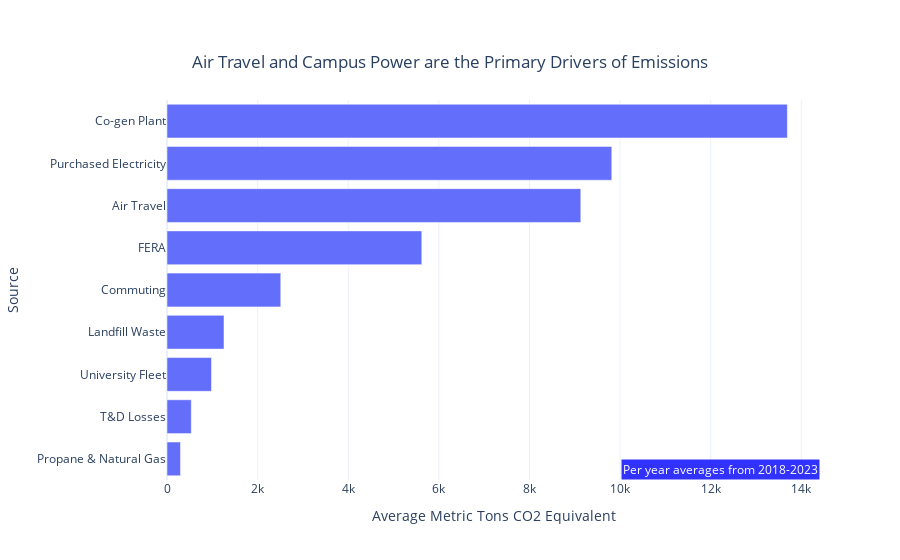

Notebook code for this chart:
### Code cell
# Filter data for years 2021 through 2023
filtered_data = cleaned_totals[cleaned_totals['Fiscal Year'].between(2018, 2023)]
# Remove 'Fertilizer' and 'Bus Travel' sources from the data
filtered_data = filtered_data[~filtered_data['Source'].isin(['Fertilizer', 'Bus Travel'])]

# Group by 'Source' and calculate the mean for each source
source_means = filtered_data.groupby('Source')['GHG MTCDE'].mean().reset_index()

# Sort the data in descending order
source_means = source_means.sort_values(by='GHG MTCDE', ascending=True)

# Create a horizontal bar chart
fig = px.bar(source_means, 
             x='GHG MTCDE', 
             y='Source', 
             orientation='h', 
             title='Air Travel and Campus Power are the Primary Drivers of Emissions',
             labels={'GHG MTCDE': 'Average Metric Tons CO2 Equivalent', 'Source': 'Source'},
             template='plotly_white')


fig.update_layout(
    title={
        'y':0.9,
        'x':0.5,
        'xanchor': 'center',
        'yanchor': 'top'})

fig.add_annotation(
    x=1,
    y=0,
    xref="paper",
    yref="paper",
    text="Per year averages from 2018-2023",
    showarrow=False,
    align="right",
    font=dict(
        size=12,
        color="#ffffff"
    ),
    bgcolor="#0000ff",
    opacity=0.8
)


# Show the plot
fig.show()
pio.write_image(fig, 'source overview.png', width=800, height=600, scale=2) #render the chart in hd

### Figure 1 — Plotly figure (JSON) as saved in the notebook; plotly's stock layout.template omitted (floating-point values rounded to 4 significant figures)
{"data": [{"alignmentgroup": "True", "hovertemplate": "Average Metric Tons CO2 Equivalent=%{x}<br>Source=%{y}<extra></extra>", "legendgroup": "", "marker": {"color": "#636efa", "pattern": {"shape": ""}}, "name": "", "offsetgroup": "", "orientation": "h", "showlegend": false, "textposition": "auto", "type": "bar", "x": [297.3, 536.0, 981.9, 1258.0, 2511.0, 5624.0, 9133.0, 9817.0, 13690.0], "xaxis": "x", "y": ["Propane & Natural Gas", "T&D Losses", "University Fleet", "Landfill Waste", "Commuting", "FERA", "Air Travel", "Purchased Electricity", "Co-gen Plant"], "yaxis": "y"}], "layout": {"annotations": [{"align": "right", "bgcolor": "#0000ff", "font": {"color": "#ffffff", "size": 12}, "opacity": 0.8, "showarrow": false, "text": "Per year averages from 2018-2023", "x": 1, "xref": "paper", "y": 0, "yref": "paper"}], "barmode": "relative", "legend": {"tracegroupgap": 0}, "title": {"text": "Air Travel and Campus Power are the Primary Drivers of Emissions", "x": 0.5, "xanchor": "center", "y": 0.9, "yanchor": "top"}, "xaxis": {"anchor": "y", "domain": [0, 1], "title": {"text": "Average Metric Tons CO2 Equivalent"}}, "yaxis": {"anchor": "x", "domain": [0, 1], "title": {"text": "Source"}}}}
